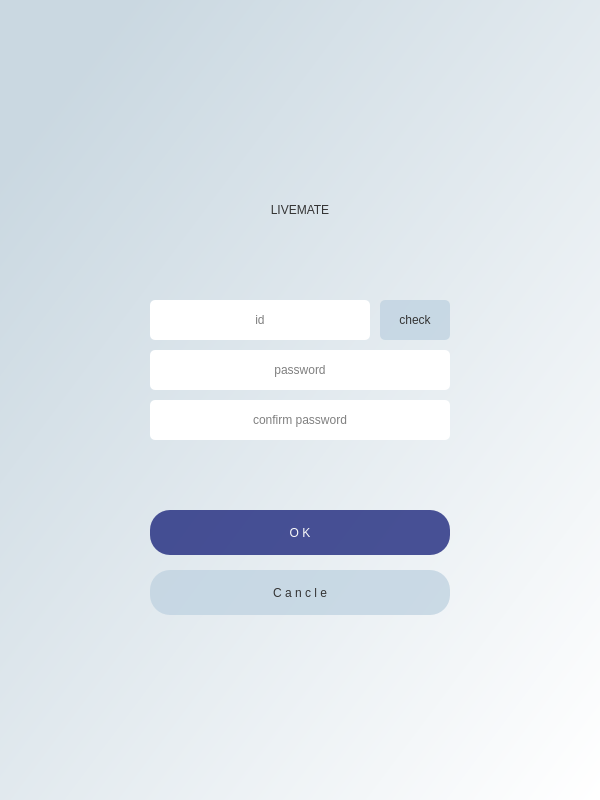
<?xml version="1.0" encoding="UTF-8"?>
<ui version="4.0">
 <class>Dialog</class>
 <widget class="QDialog" name="Dialog">
  <property name="geometry">
   <rect>
    <x>0</x>
    <y>0</y>
    <width>600</width>
    <height>800</height>
   </rect>
  </property>
  <property name="windowTitle">
   <string>Dialog</string>
  </property>
  <widget class="QWidget" name="bgwidget" native="true">
   <property name="geometry">
    <rect>
     <x>0</x>
     <y>0</y>
     <width>600</width>
     <height>800</height>
    </rect>
   </property>
   <property name="styleSheet">
    <string notr="true">QWidget#bgwidget{
background-color:qlineargradient(spread:pad, x1:0.112, y1:0.107318, x2:1, y2:0.994, stop:0 rgba(202, 216, 225, 255), stop:1 rgba(255, 255, 255, 255))
}</string>
   </property>
   <widget class="QLabel" name="label">
    <property name="geometry">
     <rect>
      <x>150</x>
      <y>180</y>
      <width>300</width>
      <height>60</height>
     </rect>
    </property>
    <property name="styleSheet">
     <string notr="true">font: 36pt &quot;Noto Mono&quot;;
color: rgb(52, 52, 52);</string>
    </property>
    <property name="text">
     <string>LIVEMATE</string>
    </property>
    <property name="alignment">
     <set>Qt::AlignCenter</set>
    </property>
   </widget>
   <widget class="QPushButton" name="enrollBtn">
    <property name="geometry">
     <rect>
      <x>150</x>
      <y>510</y>
      <width>300</width>
      <height>45</height>
     </rect>
    </property>
    <property name="styleSheet">
     <string notr="true">QPushButton#enrollBtn{
	border-radius:20px;
	font: 75 12pt &quot;Manjari Bold&quot;;
	background-color: rgba(26, 36, 122, 200);
	color: rgb(250, 250, 250);
}

QPushButton#enrollBtn:hover{
	background-color: rgba(26, 36, 122, 180);

}</string>
    </property>
    <property name="text">
     <string>O K</string>
    </property>
   </widget>
   <widget class="QPushButton" name="cancleBtn">
    <property name="geometry">
     <rect>
      <x>150</x>
      <y>570</y>
      <width>300</width>
      <height>45</height>
     </rect>
    </property>
    <property name="styleSheet">
     <string notr="true">QPushButton#cancleBtn{
	border-radius:20px;
	font: 75 12pt &quot;Manjari Bold&quot;;
	background-color: rgba(191, 210, 225, 200);
	color: rgb(52, 52, 52);
}

QPushButton#cancleBtn:hover{
	background-color: rgba(191, 210, 225, 160);
}
</string>
    </property>
    <property name="text">
     <string>C a n c l e</string>
    </property>
   </widget>
   <widget class="QLineEdit" name="idEdit">
    <property name="geometry">
     <rect>
      <x>150</x>
      <y>300</y>
      <width>220</width>
      <height>40</height>
     </rect>
    </property>
    <property name="styleSheet">
     <string notr="true">border-radius: 5px;
font: 11pt &quot;Sans Serif&quot;;</string>
    </property>
    <property name="text">
     <string/>
    </property>
    <property name="alignment">
     <set>Qt::AlignCenter</set>
    </property>
    <property name="placeholderText">
     <string>id</string>
    </property>
   </widget>
   <widget class="QLineEdit" name="pwEdit">
    <property name="geometry">
     <rect>
      <x>150</x>
      <y>350</y>
      <width>300</width>
      <height>40</height>
     </rect>
    </property>
    <property name="styleSheet">
     <string notr="true">border-radius: 5px;
font: 11pt &quot;Sans Serif&quot;;</string>
    </property>
    <property name="text">
     <string/>
    </property>
    <property name="alignment">
     <set>Qt::AlignCenter</set>
    </property>
    <property name="placeholderText">
     <string>password</string>
    </property>
   </widget>
   <widget class="QLabel" name="chLabel">
    <property name="geometry">
     <rect>
      <x>150</x>
      <y>450</y>
      <width>300</width>
      <height>18</height>
     </rect>
    </property>
    <property name="styleSheet">
     <string notr="true">font: 10pt &quot;Sans Serif&quot;;
color: rgb(212, 0, 0);</string>
    </property>
    <property name="text">
     <string/>
    </property>
   </widget>
   <widget class="QLineEdit" name="confirmEdit">
    <property name="geometry">
     <rect>
      <x>150</x>
      <y>400</y>
      <width>300</width>
      <height>40</height>
     </rect>
    </property>
    <property name="styleSheet">
     <string notr="true">border-radius: 5px;
font: 11pt &quot;Sans Serif&quot;;</string>
    </property>
    <property name="text">
     <string/>
    </property>
    <property name="alignment">
     <set>Qt::AlignCenter</set>
    </property>
    <property name="placeholderText">
     <string>confirm password</string>
    </property>
   </widget>
   <widget class="QPushButton" name="checkBtn">
    <property name="geometry">
     <rect>
      <x>380</x>
      <y>300</y>
      <width>70</width>
      <height>40</height>
     </rect>
    </property>
    <property name="styleSheet">
     <string notr="true">QPushButton#checkBtn{
	border-radius:5px;
	font: 75 12pt &quot;Manjari Bold&quot;;
	background-color: rgba(191, 210, 225, 200);
	color: rgb(52, 52, 52);
}

QPushButton#checkBtn:hover{
	background-color: rgba(191, 210, 225, 160);
}
</string>
    </property>
    <property name="text">
     <string>check</string>
    </property>
   </widget>
  </widget>
 </widget>
 <resources/>
 <connections/>
</ui>
